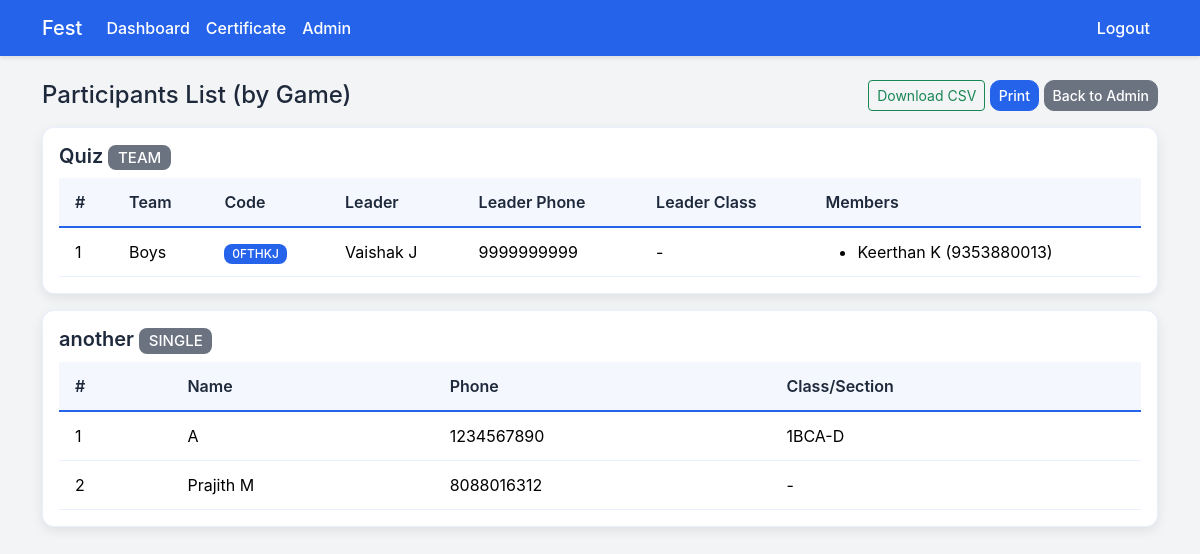
Screenshot of /admin/participants (signed in) with the database file from the repository.
### tables this page shows
CREATE TABLE games (
                id INTEGER PRIMARY KEY AUTOINCREMENT,
                name TEXT NOT NULL,
                description TEXT,
                slots INTEGER NOT NULL,
                type TEXT NOT NULL CHECK(type IN ('single','team'))
            , team_size INTEGER);

CREATE TABLE users (
                id INTEGER PRIMARY KEY AUTOINCREMENT,
                phone TEXT UNIQUE NOT NULL,
                password TEXT NOT NULL,
                name TEXT NOT NULL,
                game_id INTEGER,
                team_id INTEGER,
                is_admin INTEGER NOT NULL DEFAULT 0
            , class_section TEXT);

CREATE TABLE teams (
                id INTEGER PRIMARY KEY AUTOINCREMENT,
                name TEXT NOT NULL,
                leader_user_id INTEGER NOT NULL,
                game_id INTEGER NOT NULL
            , team_code TEXT);

CREATE TABLE team_members (
                id INTEGER PRIMARY KEY AUTOINCREMENT,
                team_id INTEGER NOT NULL,
                user_id INTEGER NOT NULL
            );

### event_app/app.py (the view)
    @app.route('/admin/participants')
    def admin_participants_list():
        user = fetch_current_user()
        if not user or not user['is_admin']:
            flash('Admin access required.', 'danger')
            return redirect(url_for('login'))
        games = g.db.execute('SELECT * FROM games ORDER BY name').fetchall()
        per_game: Dict[int, Dict[str, Any]] = {}
        for gr in games:
            entry: Dict[str, Any] = {'game': gr}
            if gr['type'] == 'single':
                participants = g.db.execute(
                    'SELECT u.name, u.phone, u.class_section FROM users u WHERE u.game_id = ? AND (u.team_id IS NULL) ORDER BY u.name',
                    (gr['id'],),
                ).fetchall()
                entry['participants'] = participants
            else:
                teams = g.db.execute(
                    'SELECT t.id, t.name, t.team_code, u.name AS leader_name, u.phone AS leader_phone, u.class_section AS leader_class_section '
                    'FROM teams t JOIN users u ON u.id = t.leader_user_id WHERE t.game_id = ? ORDER BY t.name',
                    (gr['id'],),
                ).fetchall()
                team_ids = [t['id'] for t in teams]
                members_map: Dict[int, List[sqlite3.Row]] = {}
                if team_ids:
                    placeholder = '%s' if USING_POSTGRES else '?'
                    for team_id in team_ids:
                        rows = g.db.execute(
                            f'SELECT tm.team_id, u.name, u.phone, u.class_section FROM team_members tm JOIN users u ON u.id = tm.user_id '
                            f'WHERE tm.team_id = {placeholder} ORDER BY u.name',
                            (team_id,)
                        ).fetchall()
                        for r in rows:
                            members_map.setdefault(r['team_id'], []).append(r)
                entry['teams'] = teams
                entry['members_map'] = members_map
            per_game[gr['id']] = entry
        return render_template('participants_print.html', games=games, per_game=per_game)

### event_app/app.py (called while the page is built)
def get_db():
    if USING_POSTGRES:
        import psycopg2
        from psycopg2.extras import RealDictCursor
        url = urlparse(DATABASE_URL)
        dbname = url.path[1:]
        user = url.username
        password = url.password
        host = url.hostname
        port = url.port
        conn = psycopg2.connect(
            dbname=dbname,
            user=user,
            password=password,
            host=host,
            port=port,
            cursor_factory=RealDictCursor
        )
        conn.autocommit = True
        return conn
    else:
        conn = sqlite3.connect(DATABASE_PATH)
        conn.row_factory = sqlite3.Row
        return conn

def fetch_current_user() -> Optional[sqlite3.Row]:
    user_id = session.get('user_id')
    if not user_id:
        return None
    row = g.db.execute('SELECT * FROM users WHERE id = ?', (user_id,)).fetchone()
    return row

### event_app/templates/participants_print.html (shortened to what this page needs)
{% extends 'base.html' %}
{% block content %}
<div class="d-print-none d-flex justify-content-between align-items-center mb-3">
  <h4 class="mb-0">Participants List (by Game)</h4>
  <div>
    <a href="{{ url_for('admin_export') }}" class="btn btn-sm btn-outline-success">Download CSV</a>
    <button class="btn btn-sm btn-primary" onclick="window.print()">Print</button>
    <a href="{{ url_for('admin', tab='gamesctl') }}" class="btn btn-sm btn-secondary">Back to Admin</a>
  </div>
  </div>
{% for g in games %}
  <div class="card clear-box mb-3">
    <div class="card-body">
      <h5 class="card-title mb-2">{{ g.name }} <span class="badge bg-secondary text-uppercase">{{ g.type }}</span></h5>
      {% set entry = per_game.get(g.id) %}
      {% if g.type == 'single' %}
        {% set participants = entry.participants %}
        {% if participants|length == 0 %}
          <div class="text-muted">No participants.</div>
        {% else %}
          <div class="table-responsive">
            <table class="table table-sm align-middle mb-0">
              <thead><tr><th>#</th><th>Name</th><th>Phone</th><th>Class/Section</th></tr></thead>
              <tbody>
                {% for p in participants %}
                <tr>
                  <td>{{ loop.index }}</td>
                  <td>{{ p.name }}</td>
                  <td>{{ p.phone }}</td>
                  <td>{{ p.class_section or '-' }}</td>
                </tr>
                {% endfor %}
              </tbody>
            </table>
          </div>
        {% endif %}
      {% else %}
        {% set teams = entry.teams %}
        {% if teams|length == 0 %}
          <div class="text-muted">No teams.</div>
        {% else %}
          <div class="table-responsive">
            <table class="table table-sm align-middle mb-0">
              <thead><tr><th>#</th><th>Team</th><th>Code</th><th>Leader</th><th>Leader Phone</th><th>Leader Class</th><th>Members</th></tr></thead>
              <tbody>
                {% for t in teams %}
                <tr>
                  <td>{{ loop.index }}</td>
                  <td>{{ t.name }}</td>
                  <td><span class="badge bg-info">{{ t.team_code }}</span></td>
                  <td>{{ t.leader_name }}</td>
                  <td>{{ t.leader_phone }}</td>
                  <td>{{ t.leader_class_section or '-' }}</td>
                  <td style="min-width:220px;">
                    {% set members = entry.members_map.get(t.id, []) %}
                    {% if members|length == 0 %}
                      <span class="text-muted">-</span>
                    {% else %}
                      <ul class="mb-0">
                        {% for m in members %}
                        <li>{{ m.name }} ({{ m.phone }}){% if m.class_section %} - {{ m.class_section }}{% endif %}</li>
                        {% endfor %}
                      </ul>
                    {% endif %}
                  </td>
                </tr>
                {% endfor %}
              </tbody>
            </table>
          </div>
        {% endif %}
      {% endif %}
    </div>
  </div>
{% endfor %}
{% endblock %}

### event_app/static/css/style.css (style rules this page uses)
:root { --primary-blue: #2563EB; --primary-orange: #F97316; --light-gray: #F3F4F6; --dark-slate: #1E293B; --white: #FFFFFF; --success-green: #22C55E; --error-red: #EF4444; }
body { background: var(--light-gray); color: var(--dark-slate); font-family: -apple-system, BlinkMacSystemFont, 'Segoe UI', Roboto, sans-serif; }
.card { border: 0; box-shadow: 0 2px 8px rgba(0,0,0,0.08); border-radius: 12px; }
.card .card-title { font-weight: 600; color: var(--dark-slate); }
.clear-box { background: var(--white); border: 1px solid rgba(37, 99, 235, 0.1); border-radius: 12px; box-shadow: 0 2px 8px rgba(0,0,0,0.06); }
.btn-primary { background-color: var(--primary-blue); border-color: var(--primary-blue); border-radius: 10px; font-weight: 500; transition: all 0.2s ease; }
.btn-secondary { background-color: #6b7280; border-color: #6b7280; border-radius: 10px; font-weight: 500; }
.table > :not(caption) > * > * { padding: .75rem 1rem; border-color: rgba(37, 99, 235, 0.1); }
.table thead th { color: var(--dark-slate); font-weight: 600; background-color: rgba(37, 99, 235, 0.05); border-bottom: 2px solid var(--primary-blue); }
.badge { border-radius: 8px; font-weight: 500; }
.badge.bg-secondary { background-color: #6b7280 !important; }
.badge.bg-info { background-color: var(--primary-blue) !important; }
.clear-box { box-shadow: 0 4px 12px rgba(0,0,0,0.08); }

### rows the page displays
games: name "Quiz", type "TEAM"
users: name "Boys", team_code "0FTHKJ", leader_name "Vaishak J", leader_phone "9999999999", leader_class_section "-"
team_members: name "Keerthan K", phone "9353880013"
games: name "another", type "SINGLE"
users: name "A", phone "1234567890", class_section "1BCA-D"
users: name "Prajith M", phone "8088016312", class_section "-"
